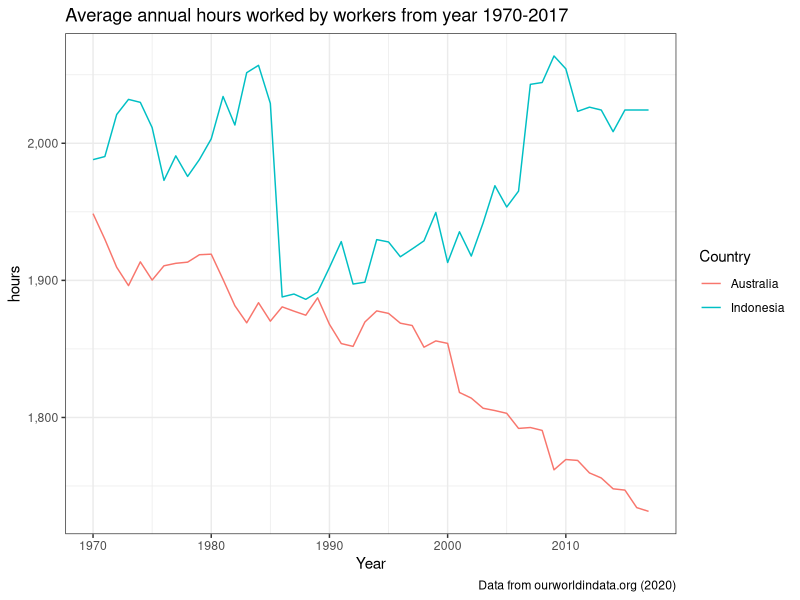
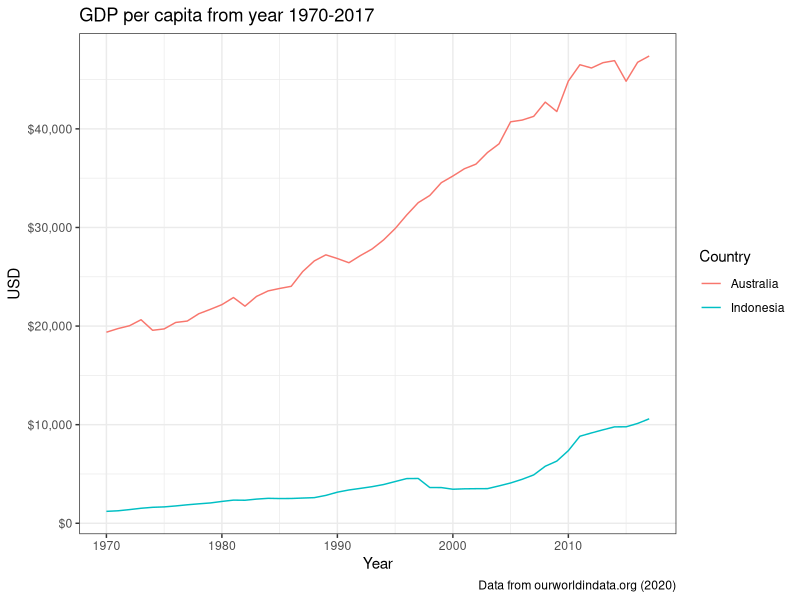
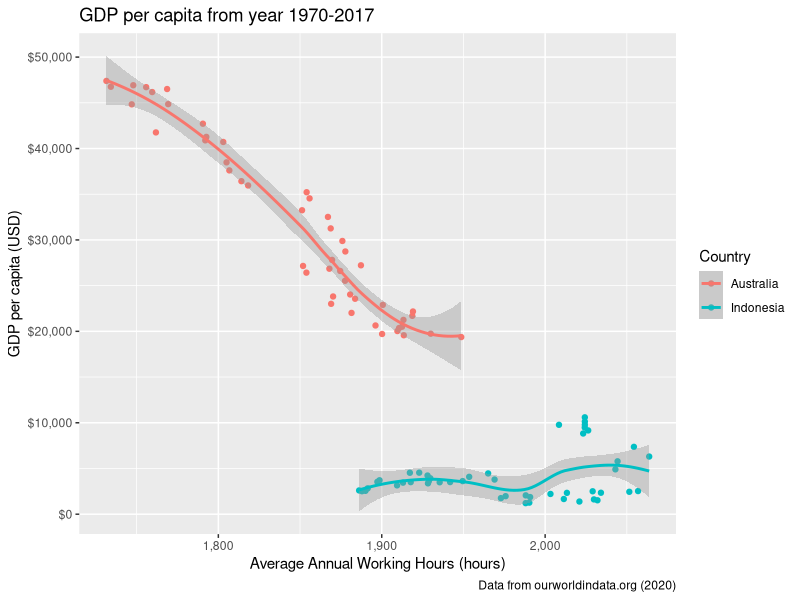

Here is the R script that generated these plots, in order:
## ---- chunk 1
# Libraries
library(tidyverse)
library(readr)
library(kableExtra)
library(bookdown)
library(scales)
## ---- chunk 2
Analysis_Data <- read_csv(here::here("Data/Assignment_data.csv"))
## ---- chunk 3
au_idn <- Analysis_Data %>%
  rename(Country = "Entity", 
         awh = "Average annual hours worked by persons engaged (avh) (PWT 9.1 (2019))",
         gdp = "Output-side real GDP per capita (gdppc_o) (PWT 9.1 (2019))") %>%
  select(Country, Year, awh, gdp) %>%
  filter(Country %in% c("Australia", "Indonesia"), 
         Year >=1970 & Year <=2017)
## ---- chunk 4
au_idn %>% 
  ggplot(aes(x = Year, 
             y = awh, 
             color = Country)) +
  geom_line() +
    labs(x = "Year",
         y = "hours",
         title = "Average annual hours worked by workers from year 1970-2017",
         caption = "Data from ourworldindata.org (2020)") +
  scale_y_continuous(labels = label_number(big.mark = ",")) +
  theme_bw()
## ---- chunk 5
au_idn %>% 
  ggplot(aes(x = Year, 
             y = gdp, 
             color = Country)) +
  geom_line()+
    labs(x = "Year",
         y = "USD",
         title = "GDP per capita from year 1970-2017" ,
         caption = "Data from ourworldindata.org (2020)")+
  scale_y_continuous(labels = label_number(prefix="$", big.mark = ",")) +
  theme_bw()
## ---- chunk 6
au_idn %>% 
    group_by(Country) %>%
    summarise(avg_avh = mean(awh),
              avg_gdp = mean(gdp)) %>%
  kable(col.names = c("Country", 
                      "Average of the Average Annual Working Hours (hours)", 
                      "Average of GDP per capita (USD)"),
        caption = "The Comparation of Average Annual Working Hours and GDP between Australia and Indonesia",
        digits = 2,
        align = "lcr") %>%
  kable_styling(full_width = F, 
                bootstrap_options = c("striped", "hover", "condensed"), latex_options = "hold_position")
## ---- chunk 7
au_idn %>% 
  ggplot(aes(x = awh, 
             y = gdp, 
             color = Country)) +
  geom_point()+
  geom_smooth()+
    labs(x = "Average Annual Working Hours (hours)",
         y = "GDP per capita (USD)",
         title = "GDP per capita from year 1970-2017" ,
         caption = "Data from ourworldindata.org (2020)")+
  scale_y_continuous(labels = label_number(prefix="$", big.mark = ",")) +
  scale_x_continuous(labels = label_number(big.mark = ","))
  theme_bw()
